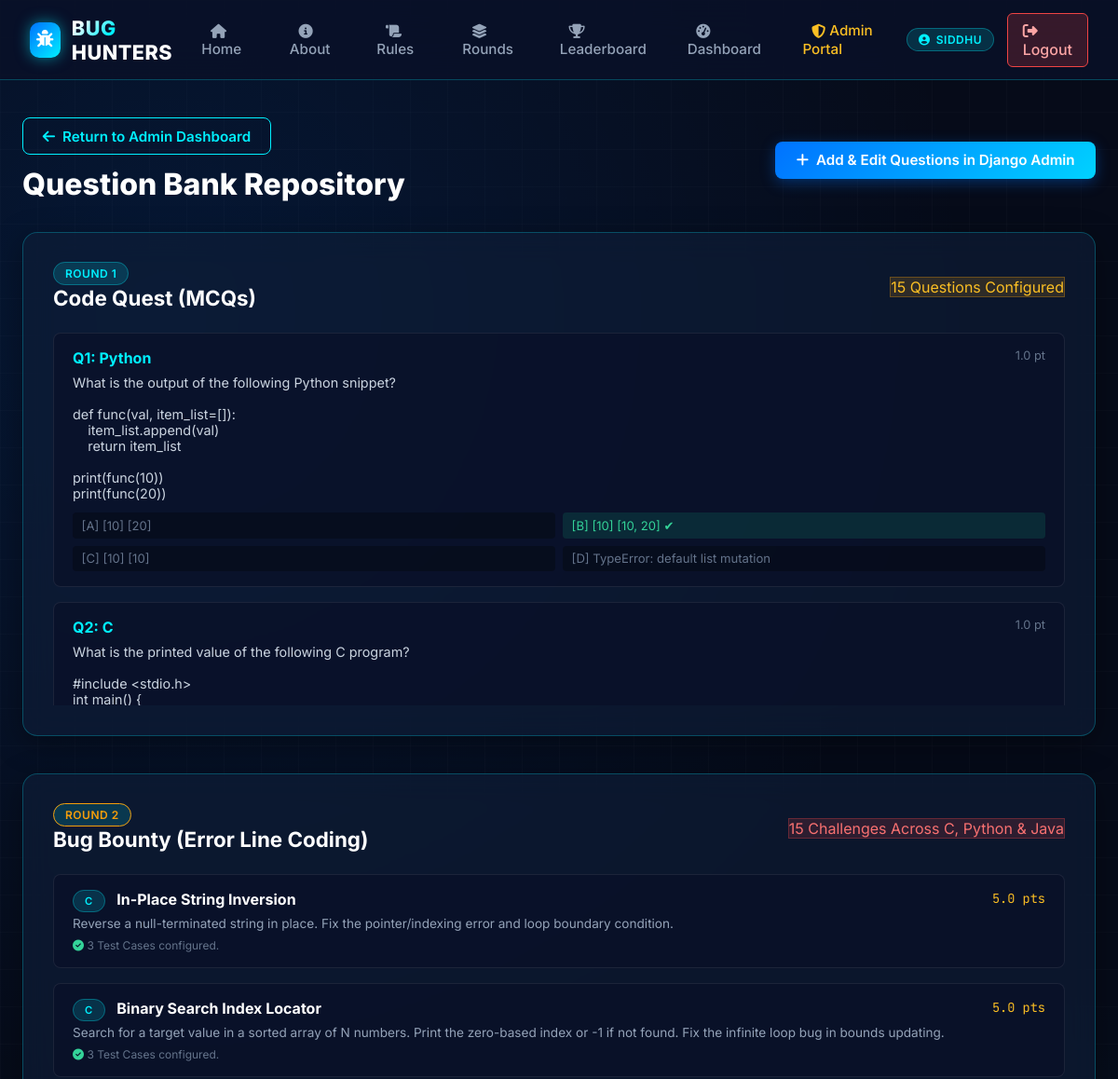
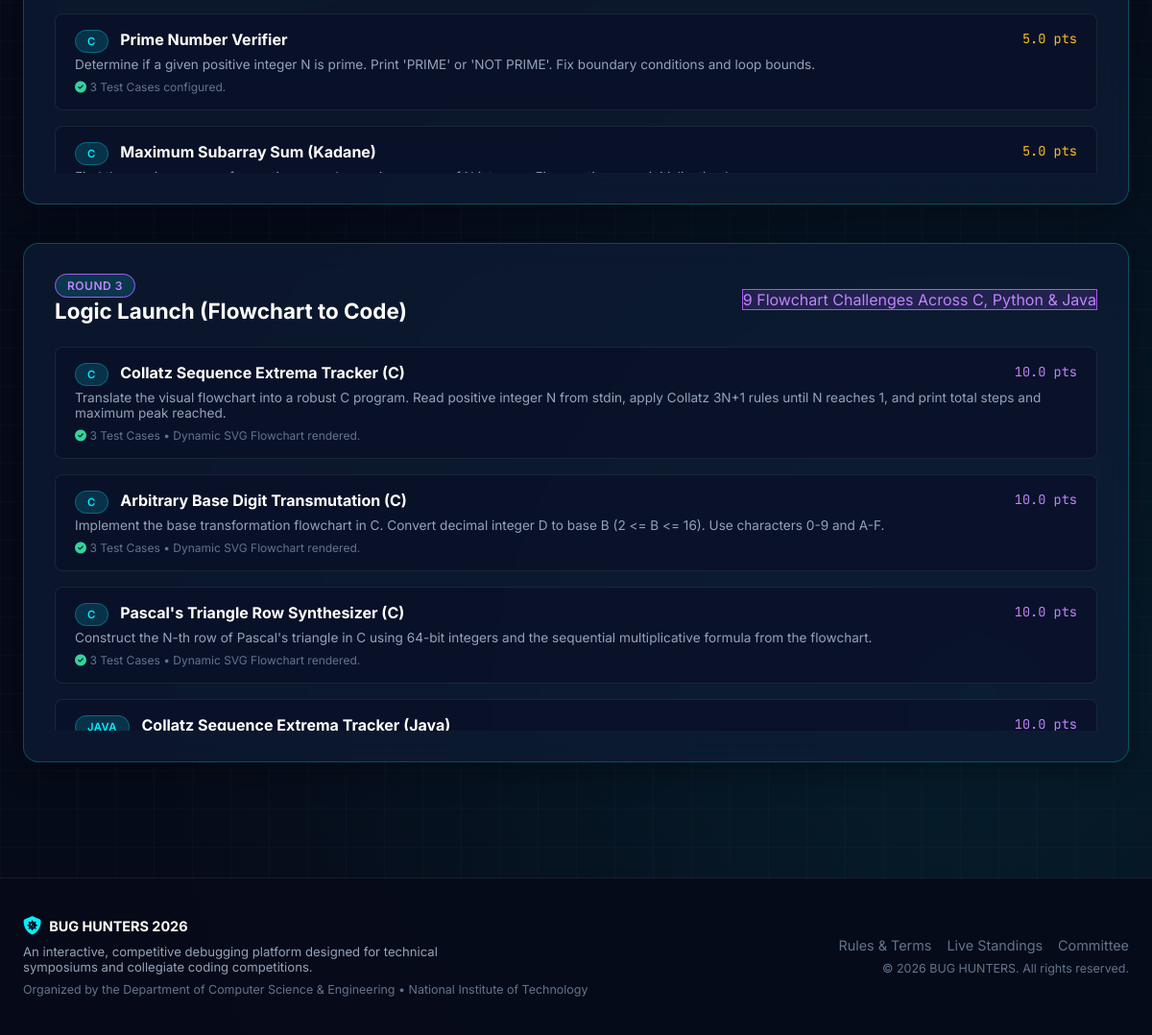
/competition/portal/admin/questions/ (signed in), run on the app's committed database (2 pictures, top to bottom).
### competition/models.py (models this page shows, shortened)
class Question(models.Model):
    CATEGORY_CHOICES = [
        ('C', 'C Programming'),
        ('Python', 'Python Programming'),
        ('Java', 'Java Programming'),
        ('Logic', 'Programming Logic & Output Prediction'),
        ('Data Structures', 'Data Structures & Algorithms'),
    ]
    question_text = models.TextField()
    category = models.CharField(max_length=50, choices=CATEGORY_CHOICES, default='Python')
    code_snippet = models.TextField(blank=True, help_text="Optional code snippet for output prediction")
    marks = models.FloatField(default=1.0)
    explanation = models.TextField(blank=True)
    order = models.IntegerField(default=0)
    created_at = models.DateTimeField(auto_now_add=True)
    class Meta:
        ordering = ['order', 'id']

class MCQOption(models.Model):
    question = models.ForeignKey(Question, related_name='options', on_delete=models.CASCADE)
    identifier = models.CharField(max_length=2)  # A, B, C, D
    option_text = models.TextField()
    is_correct = models.BooleanField(default=False)
    class Meta:
        ordering = ['identifier']
        unique_together = ('question', 'identifier')

class CodingChallenge(models.Model):
    LANGUAGE_CHOICES = [
        ('c', 'C'),
        ('python', 'Python'),
        ('java', 'Java'),
    ]
    title = models.CharField(max_length=200)
    description = models.TextField()
    language = models.CharField(max_length=20, choices=LANGUAGE_CHOICES)
    buggy_code = models.TextField(help_text="Code snippet containing intentional errors")
    corrected_reference_code = models.TextField(help_text="Reference corrected code used for comparison/fallback")
    marks = models.FloatField(default=5.0)
    order = models.IntegerField(default=0)
    error_summary = models.TextField(blank=True, help_text="Internal notes on the intentional bugs")
    created_at = models.DateTimeField(auto_now_add=True)
    class Meta:
        ordering = ['language', 'order', 'id']

class FlowchartQuestion(models.Model):
    LANGUAGE_CHOICES = [
        ('c', 'C'),
        ('python', 'Python'),
        ('java', 'Java'),
    ]
    title = models.CharField(max_length=200)
    description = models.TextField()
    language = models.CharField(max_length=20, choices=LANGUAGE_CHOICES)
    flowchart_svg = models.TextField(blank=True, help_text="Raw SVG XML or Mermaid definition of the flowchart")
    flowchart_image = models.ImageField(upload_to='flowcharts/', blank=True, null=True)
    input_specification = models.TextField()
    output_specification = models.TextField()
    sample_input = models.TextField(blank=True)
    sample_output = models.TextField(blank=True)
    starter_template = models.TextField(blank=True)
    reference_solution = models.TextField(blank=True)
    marks = models.FloatField(default=10.0)
    order = models.IntegerField(default=0)
    created_at = models.DateTimeField(auto_now_add=True)
    class Meta:
        ordering = ['language', 'order', 'id']

class CompetitionSettings(models.Model):
    title = models.CharField(max_length=200, default="BUG HUNTERS 2026")
    tagline = models.CharField(max_length=255, default="Think Smart. Debug Fast. Code Better.")
    college_name = models.CharField(max_length=255, default="Apex Institute of Technology")
    r1_qualifying_marks = models.IntegerField(default=9, help_text="Default 9 out of 15")
    r1_total_questions = models.IntegerField(default=15)
    r1_time_per_question_seconds = models.IntegerField(default=60, help_text="Time per question in seconds (1 min)")
    r1_enabled = models.BooleanField(default=True)
    r2_qualifying_marks = models.IntegerField(default=15, help_text="Default 15 out of 25")
    r2_total_questions = models.IntegerField(default=5)
    r2_time_per_question_seconds = models.IntegerField(default=300, help_text="Time per question in seconds (5 min)")
    r2_enabled = models.BooleanField(default=True)
    r3_total_questions = models.IntegerField(default=3)
    r3_time_per_question_seconds = models.IntegerField(default=600, help_text="Time per question in seconds (10 min)")
    r3_enabled = models.BooleanField(default=True)
    allow_registration = models.BooleanField(default=True)
    leaderboard_published = models.BooleanField(default=True)
    anti_cheating_enabled = models.BooleanField(default=True)
    max_warning_violations = models.IntegerField(default=3)
    updated_at = models.DateTimeField(auto_now=True)
    class Meta:
        verbose_name = "Competition Setting"
        verbose_name_plural = "Competition Settings"
    @classmethod
    def get_settings(cls):
        settings, created = cls.objects.get_or_create(id=1)
        return settings

### competition/views.py (the view)
# urls.py: path('portal/admin/questions/', views.admin_questions_view, name='admin_questions'),
@user_passes_test(is_admin_user, login_url='login')
def admin_questions_view(request):
    mcq_questions = Question.objects.all().prefetch_related('options')
    coding_challenges = CodingChallenge.objects.all().prefetch_related('test_cases')
    flowchart_questions = FlowchartQuestion.objects.all().prefetch_related('test_cases')
    return render(request, 'admin_questions.html', {
        'mcq_questions': mcq_questions,
        'coding_challenges': coding_challenges,
        'flowchart_questions': flowchart_questions,
    })

### templates/admin_questions.html (shortened to what this page needs)
{% extends 'base.html' %}
{% block content %}
<div style="max-width: 1250px; margin: 2.5rem auto; padding: 0 1.5rem 5rem;">
    <div style="display: flex; justify-content: space-between; align-items: center; margin-bottom: 2rem; flex-wrap: wrap; gap: 1rem;">
        <div>
            <a href="{% url 'admin_dashboard' %}" class="btn-outline-cyber" style="margin-bottom: 0.75rem; display: inline-flex;">
                <i class="fas fa-arrow-left"></i> Return to Admin Dashboard
            </a>
            <h1 style="font-size: 2rem; font-weight: 800; color: #fff; margin: 0;">
                Question Bank Repository
            </h1>
        </div>
        <div>
            <a href="/admin/competition/" class="btn-cyber" target="_blank">
                <i class="fas fa-plus"></i> Add &amp; Edit Questions in Django Admin
            </a>
        </div>
    </div>
    <div class="glass-panel" style="padding: 2rem; margin-bottom: 2.5rem;">
        <div style="display: flex; justify-content: space-between; align-items: center; margin-bottom: 1.5rem;">
            <div>
                <span class="badge-cyber">ROUND 1</span>
                <h3 style="font-size: 1.4rem; color: #fff; margin: 0.25rem 0 0;">Code Quest (MCQs)</h3>
            </div>
            <span class="badge-warning">{{ mcq_questions|length }} Questions Configured</span>
        </div>
        <div style="display: flex; flex-direction: column; gap: 1rem; max-height: 400px; overflow-y: auto;">
            {% for q in mcq_questions %}
                <div style="background: rgba(10, 17, 40, 0.7); border: 1px solid var(--border-glass); border-radius: 8px; padding: 1rem 1.25rem;">
                    <div style="display: flex; justify-content: space-between; margin-bottom: 0.5rem;">
                        <span style="font-weight: 700; color: var(--cyber-cyan);">Q{{ q.order }}: {{ q.category }}</span>
                        <span style="font-size: 0.8rem; color: var(--text-dim);">{{ q.marks }} pt</span>
                    </div>
                    <div style="color: #cbd5e1; font-size: 0.9rem; margin-bottom: 0.75rem; white-space: pre-wrap;">{{ q.question_text }}</div>
                    <div style="display: grid; grid-template-columns: 1fr 1fr; gap: 0.5rem; font-size: 0.82rem;">
                        {% for opt in q.options.all %}
                            <div style="padding: 0.35rem 0.6rem; border-radius: 4px; background: {% if opt.is_correct %}rgba(16, 185, 129, 0.15){% else %}rgba(0, 0, 0, 0.3){% endif %}; color: {% if opt.is_correct %}#34d399{% else %}var(--text-dim){% endif %};">
                                [{{ opt.identifier }}] {{ opt.option_text }} {% if opt.is_correct %}&#10004;{% endif %}
                            </div>
                        {% endfor %}
                    </div>
                </div>
            {% endfor %}
        </div>
    </div>
    <div class="glass-panel" style="padding: 2rem; margin-bottom: 2.5rem;">
        <div style="display: flex; justify-content: space-between; align-items: center; margin-bottom: 1.5rem;">
            <div>
                <span class="badge-cyber" style="border-color: #f59e0b; color: #f59e0b;">ROUND 2</span>
                <h3 style="font-size: 1.4rem; color: #fff; margin: 0.25rem 0 0;">Bug Bounty (Error Line Coding)</h3>
            </div>
            <span class="badge-danger">{{ coding_challenges|length }} Challenges Across C, Python &amp; Java</span>
        </div>
        <div style="display: flex; flex-direction: column; gap: 1rem; max-height: 400px; overflow-y: auto;">
            {% for c in coding_challenges %}
                <div style="background: rgba(10, 17, 40, 0.7); border: 1px solid var(--border-glass); border-radius: 8px; padding: 1rem 1.25rem;">
                    <div style="display: flex; justify-content: space-between; margin-bottom: 0.5rem;">
                        <div>
                            <span class="badge-cyber" style="text-transform: uppercase; font-size: 0.7rem;">{{ c.language }}</span>
                            <b style="color: #fff; margin-left: 0.5rem;">{{ c.title }}</b>
                        </div>
                        <span style="font-family: var(--font-mono); color: #fbbf24; font-size: 0.85rem;">{{ c.marks }} pts</span>
                    </div>
                    <div style="color: var(--text-muted); font-size: 0.85rem; margin-bottom: 0.5rem;">{{ c.description }}</div>
                    <div style="font-size: 0.75rem; color: var(--text-dim);">
                        <i class="fas fa-check-circle" style="color: #34d399;"></i> {{ c.test_cases.count }} Test Cases configured.
                    </div>
                </div>
            {% endfor %}
        </div>
    </div>
    <div class="glass-panel" style="padding: 2rem;">
        <div style="display: flex; justify-content: space-between; align-items: center; margin-bottom: 1.5rem;">
            <div>
                <span class="badge-cyber" style="border-color: #a855f7; color: #c084fc;">ROUND 3</span>
                <h3 style="font-size: 1.4rem; color: #fff; margin: 0.25rem 0 0;">Logic Launch (Flowchart to Code)</h3>
            </div>
            <span class="badge-danger" style="background: rgba(168, 85, 247, 0.15); border-color: #a855f7; color: #c084fc;">
                {{ flowchart_questions|length }} Flowchart Challenges Across C, Python &amp; Java
            </span>
        </div>
        <div style="display: flex; flex-direction: column; gap: 1rem; max-height: 400px; overflow-y: auto;">
            {% for f in flowchart_questions %}
                <div style="background: rgba(10, 17, 40, 0.7); border: 1px solid var(--border-glass); border-radius: 8px; padding: 1rem 1.25rem;">
                    <div style="display: flex; justify-content: space-between; margin-bottom: 0.5rem;">
                        <div>
                            <span class="badge-cyber" style="text-transform: uppercase; font-size: 0.7rem;">{{ f.language }}</span>
                            <b style="color: #fff; margin-left: 0.5rem;">{{ f.title }}</b>
                        </div>
                        <span style="font-family: var(--font-mono); color: #c084fc; font-size: 0.85rem;">{{ f.marks }} pts</span>
                    </div>
                    <div style="color: var(--text-muted); font-size: 0.85rem; margin-bottom: 0.5rem;">{{ f.description }}</div>
                    <div style="font-size: 0.75rem; color: var(--text-dim);">
                        <i class="fas fa-check-circle" style="color: #34d399;"></i> {{ f.test_cases.count }} Test Cases &bull; Dynamic SVG Flowchart rendered.
                    </div>
                </div>
            {% endfor %}
        </div>
    </div>
</div>
{% endblock %}

### templates/base.html (shortened to what this page needs)
{% load static %}
<!DOCTYPE html>
<html lang="en">
<head>
    <link rel="stylesheet" href="https://cdnjs.cloudflare.com/ajax/libs/font-awesome/6.5.1/css/all.min.css">
    <link rel="stylesheet" href="{% static 'css/styles.css' %}">
</head>
<body>
    <nav class="cyber-nav">
        <div class="nav-container">
            <a href="{% url 'home' %}" class="nav-brand">
                <div class="brand-icon">
                    <i class="fas fa-bug"></i>
                </div>
                <div>
                    <span class="gradient-text">BUG</span>
                    <span style="color: #ffffff;">HUNTERS</span>
                </div>
            </a>
            <ul class="nav-links">
                <li><a href="{% url 'home' %}" class="{% if request.resolver_match.url_name == 'home' %}active{% endif %}"><i class="fas fa-home"></i> Home</a></li>
                <li><a href="{% url 'about' %}" class="{% if request.resolver_match.url_name == 'about' %}active{% endif %}"><i class="fas fa-info-circle"></i> About</a></li>
                <li><a href="{% url 'rules' %}" class="{% if request.resolver_match.url_name == 'rules' %}active{% endif %}"><i class="fas fa-scroll"></i> Rules</a></li>
                <li><a href="{% url 'rounds_overview' %}" class="{% if request.resolver_match.url_name == 'rounds_overview' %}active{% endif %}"><i class="fas fa-layer-group"></i> Rounds</a></li>
                <li><a href="{% url 'leaderboard' %}" class="{% if request.resolver_match.url_name == 'leaderboard' %}active{% endif %}"><i class="fas fa-trophy"></i> Leaderboard</a></li>
                {% if user.is_authenticated %}
                    <li><a href="{% url 'dashboard' %}" class="{% if request.resolver_match.url_name == 'dashboard' %}active{% endif %}"><i class="fas fa-tachometer-alt"></i> Dashboard</a></li>
                    {% if user.is_staff or user.is_superuser %}
                        <li><a href="{% url 'admin_dashboard' %}" style="color: #fbbf24;"><i class="fas fa-shield-alt"></i> Admin Portal</a></li>
                    {% endif %}
                {% endif %}
            </ul>
            <div class="nav-actions">
                {% if user.is_authenticated %}
                    <div style="display: flex; align-items: center; gap: 0.85rem;">
                        <span class="badge-cyber" style="display: flex; align-items: center; gap: 0.4rem;">
                            <i class="fas fa-user-circle"></i> {{ user.profile.roll_number|default:user.username }}
                        </span>
                        <a href="{% url 'logout' %}" class="btn-danger-cyber" title="Logout">
                            <i class="fas fa-sign-out-alt"></i> Logout
                        </a>
                    </div>
                {% endif %}
            </div>
        </div>
    </nav>
    <main style="flex-grow: 1;">
        {% block content %}{% endblock %}
    </main>
    <footer class="cyber-footer">
        <div class="footer-content">
            <div>
                <div style="display: flex; align-items: center; gap: 0.5rem; margin-bottom: 0.5rem;">
                    <i class="fas fa-shield-virus" style="color: var(--cyber-cyan); font-size: 1.2rem;"></i>
                    <span style="font-weight: 700; color: #fff;">{{ comp_settings.title }}</span>
                </div>
                <p style="font-size: 0.82rem; color: var(--text-muted); max-width: 480px;">
                    An interactive, competitive debugging platform designed for technical symposiums and collegiate coding competitions.
                </p>
                <p style="font-size: 0.78rem; color: var(--text-dim); margin-top: 0.5rem;">
                    Organized by the Department of Computer Science &amp; Engineering &bull; {{ comp_settings.college_name }}
                </p>
            </div>
            <div style="text-align: right;">
                <div style="margin-bottom: 0.5rem; display: flex; gap: 1rem; justify-content: flex-end;">
                    <a href="{% url 'rules' %}" style="color: var(--text-dim); text-decoration: none;">Rules &amp; Terms</a>
                    <a href="{% url 'leaderboard' %}" style="color: var(--text-dim); text-decoration: none;">Live Standings</a>
                    <a href="{% url 'about' %}" style="color: var(--text-dim); text-decoration: none;">Committee</a>
                </div>
                <p style="font-size: 0.78rem; color: var(--text-dim);">
                    &copy; 2026 BUG HUNTERS. All rights reserved.
                </p>
            </div>
        </div>
    </footer>
</body>
</html>

### data on the page
Question: order "1", category "Python", marks "1.0", question_text "What is the output of the following Python snippet? def func(val, item_list=[]): item_list.append(val) return item_list print(func(10)) print(func(20))"
MCQOption: identifier "A", option_text "[10] [20]"
MCQOption: identifier "B", option_text "[10] [10, 20]"
MCQOption: identifier "C", option_text "[10] [10]"
MCQOption: identifier "D", option_text "TypeError: default list mutation"
Question: order "2", category "C", marks "1.0", question_text "What is the printed value of the following C program? #include <stdio.h> int main() {…"
CodingChallenge: language "C", title "In-Place String Inversion", marks "5.0", description "Reverse a null-terminated string in place. Fix the pointer/indexing error and loop boundary condition.", test_cases.count "3"
CodingChallenge: language "C", title "Binary Search Index Locator", marks "5.0", description "Search for a target value in a sorted array of N numbers. Print the zero-based index or -1 if not found. Fix the infinite loop bug in bounds updating.", test_cases.count "3"
CodingChallenge: language "C", title "Prime Number Verifier", marks "5.0", description "Determine if a given positive integer N is prime. Print 'PRIME' or 'NOT PRIME'. Fix boundary conditions and loop bounds.", test_cases.count "3"
CodingChallenge: language "C", title "Maximum Subarray Sum (Kadane)", marks "5.0"
FlowchartQuestion: language "C", title "Collatz Sequence Extrema Tracker (C)", marks "10.0", description "Translate the visual flowchart into a robust C program. Read positive integer N from stdin, apply Collatz 3N+1 rules until N reaches 1, and print total steps and maximum peak reached.", test_cases.count "3"
FlowchartQuestion: language "C", title "Arbitrary Base Digit Transmutation (C)", marks "10.0", description "Implement the base transformation flowchart in C. Convert decimal integer D to base B (2 <= B <= 16). Use characters 0-9 and A-F.", test_cases.count "3"
FlowchartQuestion: language "C", title "Pascal's Triangle Row Synthesizer (C)", marks "10.0", description "Construct the N-th row of Pascal's triangle in C using 64-bit integers and the sequential multiplicative formula from the flowchart.", test_cases.count "3"
FlowchartQuestion: language "JAVA", title "Collatz Sequence Extrema Tracker (Java)", marks "10.0"
CompetitionSettings: title "BUG HUNTERS 2026", college_name "National Institute of Technology"

### other printed values
{{ user.profile.roll_number|default:user.username }} "SIDDHU"
{{ mcq_questions|length }} "15"
{{ coding_challenges|length }} "15"
{{ flowchart_questions|length }} "9"
